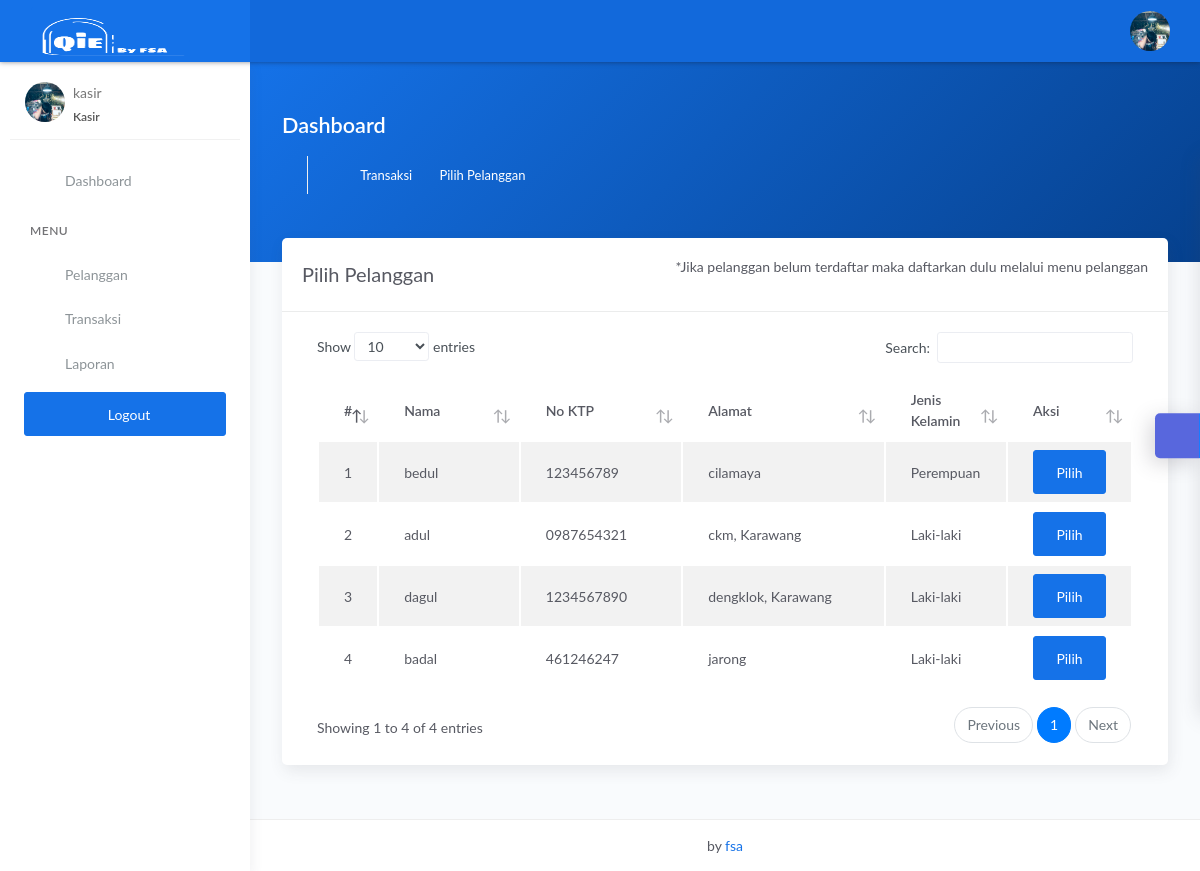
Page /kasir/cari.php (signed in) on the earlier database version.
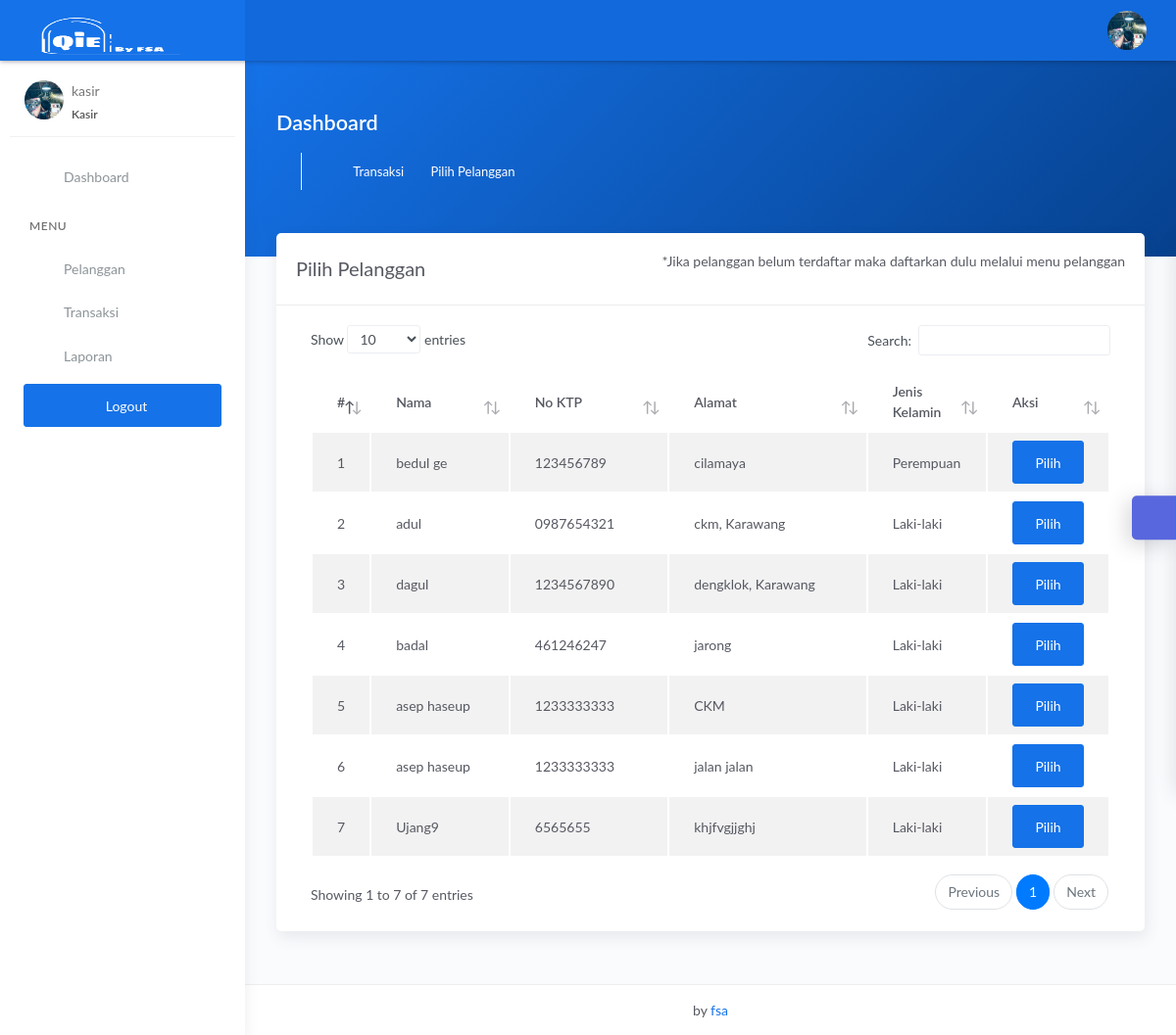
Same page on the later database version.
### tables this page shows
CREATE TABLE `tbl_m_pelanggan` (
  `id_pelanggan` int(11) NOT NULL,
  `nama_pelanggan` varchar(228) NOT NULL,
  `alamat_pelanggan` text NOT NULL,
  `jenis_kelamin` enum('L','P') NOT NULL,
  `telp_pelanggan` varchar(15) NOT NULL,
  `no_ktp` varchar(30) NOT NULL
);

### kasir/cari.php (the view, shortened to what this page needs)
<?php
$title = 'Pilih Pelanggan';
require 'koneksi.php';
$query = 'SELECT * FROM tbl_m_pelanggan';
$data = mysqli_query($conn, $query);
require 'header.php';
?>
<div class="panel-header bg-primary-gradient">
    <div class="page-inner py-5">
        <div class="d-flex align-items-left align-items-md-center flex-column flex-md-row">
            <div>
                <h2 class="text-white pb-2 fw-bold">Dashboard</h2>
            </div>
        </div>
        <div class="page-header">
            <ul class="breadcrumbs">
                <li class="nav-item">
                    <a href="transaksi.php" style="color: white;">Transaksi</a>
                </li>
                <li class="nav-item">
                    <a href="#" style="color: white;"><?= $title; ?></a>
                </li>
            </ul>
        </div>
    </div>
</div>
<div class="page-inner mt--5">
    <diva class="row">
        <div class="col-md-12">
            <div class="card">
                <div class="card-header">
                    <div class="d-flex align-items-center">
                        <h4 class="card-title"><?= $title; ?></h4>
                        <p class="ml-auto">
                            *Jika pelanggan belum terdaftar maka daftarkan dulu melalui menu pelanggan
                        </p>
                    </div>
                </div>
                <div class="card-body">
                    <div class="table-responsive">
                        <table id="basic-datatables" class="display table table-striped table-hover">
                            <thead>
                                <tr>
                                    <th style="width: 7%">#</th>
                                    <th>Nama</th>
                                    <th style="width: 20%;">No KTP</th>
                                    <th style="width: 25%;">Alamat</th>
                                    <th style="width: 15%;">Jenis Kelamin</th>
                                    <th style="width: 10%">Aksi</th>
                                </tr>
                            </thead>
                            <tbody>
                                <?php
                                $no = 1;
                                if (mysqli_num_rows($data) > 0) {
                                    while ($plg = mysqli_fetch_assoc($data)) {
                                ?>
                                        <tr>
                                            <td><?= $no++; ?></td>
                                            <td><?= $plg['nama_pelanggan']; ?></td>
                                            <td><?= $plg['no_ktp']; ?></td>
                                            <td><?= $plg['alamat_pelanggan']; ?></td>
                                            <td><?php if ($plg['jenis_kelamin'] == 'L') {
                                                    echo "Laki-laki";
                                                } else {
                                                    echo "Perempuan";
                                                } ?>
                                            </td>
                                            <td>
                                                <div class="form-button-action">
                                                    <a href="tambah_transaksi.php?id=<?= $plg['id_pelanggan']; ?>" type="button" class="btn btn-primary" data-original-title="pilih">
                                                        <i class="fa fa-edit"></i> Pilih
                                                    </a>
                                                </div>
                                            </td>
                                        </tr>
                                <?php }
                                }
                                ?>
                            </tbody>
                        </table>
                    </div>
                </div>
            </div>
        </div>
</div>
</div>
<?php
require 'footer.php';
?>

Differences in the rows shown:
changed tbl_m_pelanggan "cilamaya": nama_pelanggan "bedul" → "bedul ge"
added tbl_m_pelanggan: nama_pelanggan "asep haseup", no_ktp "1233333333", alamat_pelanggan "CKM", jenis_kelamin "Laki-laki"
added tbl_m_pelanggan: nama_pelanggan "asep haseup", no_ktp "1233333333", alamat_pelanggan "jalan jalan", jenis_kelamin "Laki-laki"
added tbl_m_pelanggan: nama_pelanggan "Ujang9", no_ktp "6565655", alamat_pelanggan "khjfvgjjghj", jenis_kelamin "Laki-laki"
Other differences:
text written by a page script: "Show entries Search: Showing 1 to 4 of 4 entries Previous 1 Next" → "Show entries Search: Showing 1 to 7 of 7 entries Previous 1 Next"
